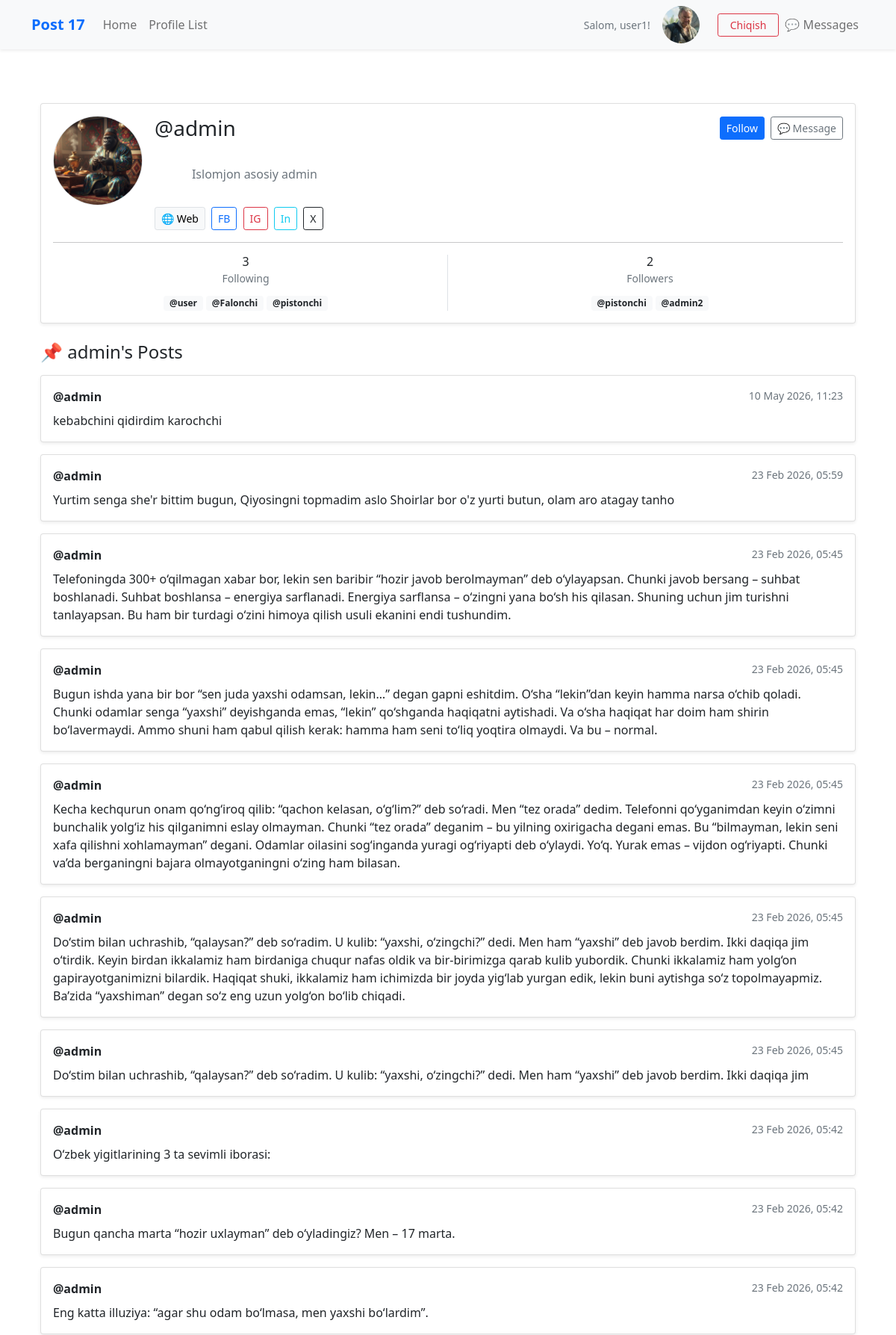
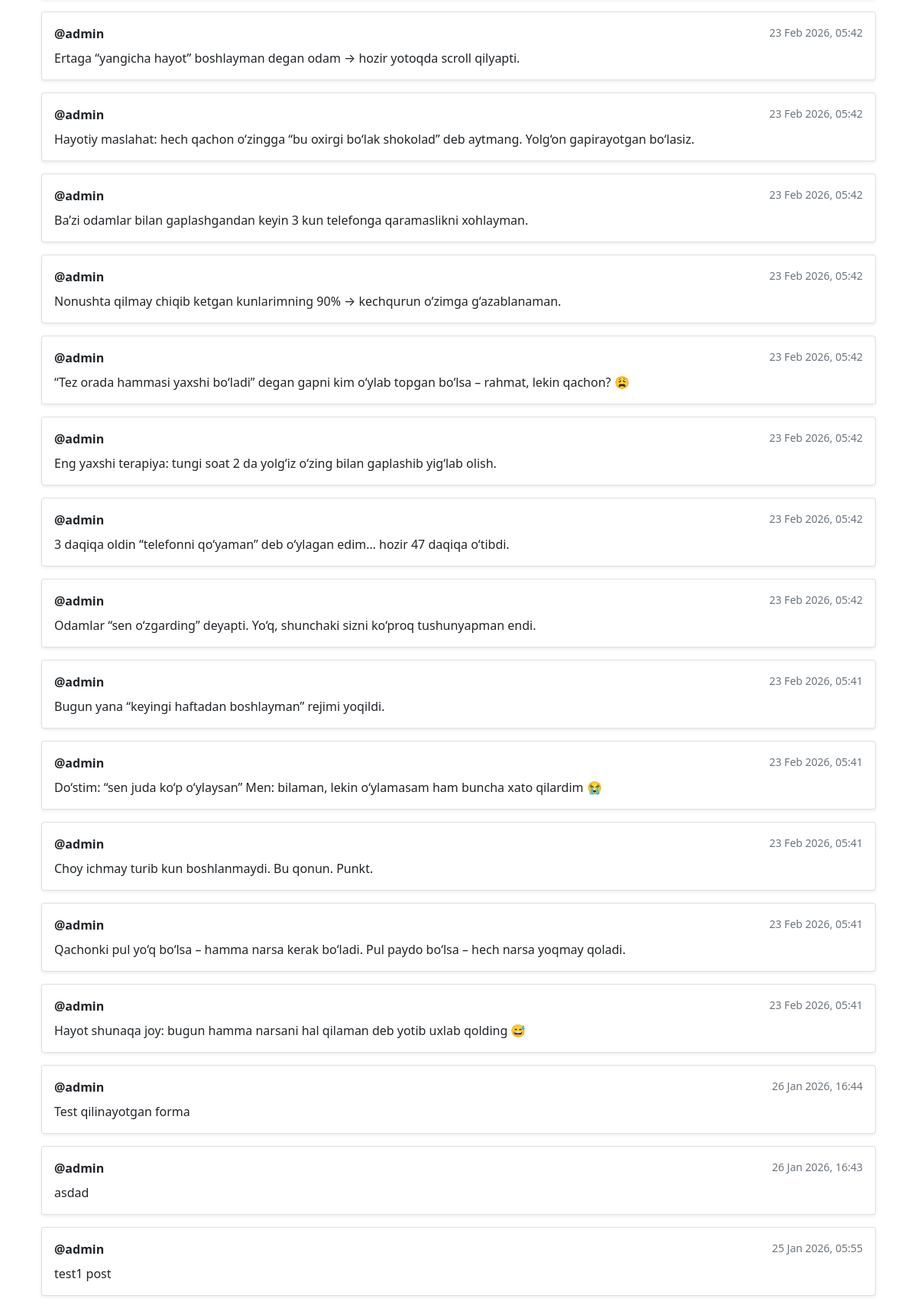
The page /profile/1 (signed in) on the database its author committed (2 pictures, top to bottom).
### postdayBackend/models.py (models this page shows, shortened)
class Profile(models.Model):
    user = models.OneToOneField(User, on_delete=models.CASCADE)
    bio = models.TextField(max_length=500, blank=True, null=True)
    profile_image = models.ImageField(null=True, blank=True, upload_to="images/")
    website_link = models.URLField(max_length=200, blank=True, null=True)
    facebook_link = models.URLField(max_length=200, blank=True, null=True)
    instagram_link = models.URLField(max_length=200, blank=True, null=True)
    linkedin_link = models.URLField(max_length=200, blank=True, null=True)
    twitter_link = models.URLField(max_length=200, blank=True, null=True)
    follows = models.ManyToManyField(
        "self",
        related_name="followed_by",
        symmetrical=False,
        blank=True
    )
    date_modified = models.DateTimeField(auto_now=True)

class PostNews(models.Model):
    user = models.ForeignKey(User, related_name="post", on_delete=models.CASCADE)
    body = models.CharField()
    created_at = models.DateTimeField(auto_now_add=True)
    likes = models.ManyToManyField(User, related_name="liked_posts", blank=True)

### postdayBackend/views.py (the view, shortened to what this page needs)
# urls.py: path("profile/<int:pk>", ProfileView.as_view(), name="profile"),
class ProfileView(View):
    def get(self, request, pk):
        if not request.user.is_authenticated:
            messages.error(request, "Ro'yxatdan o'tish talab etiladi")
            return redirect("home")
        try:
            profile = Profile.objects.get(user_id=pk)
            postnews = PostNews.objects.filter(user_id=pk).order_by("-created_at")
        except Profile.DoesNotExist:
            messages.error(request, "Bunday foydalanuvchi mavjud emas")
            return redirect("home")
        return render(
            request,
            "pages/profile.html",
            {"profile": profile, "postnews": postnews},
        )

### postdayBackend/templates/pages/profile.html (shortened to what this page needs)
{% extends 'base.html' %} {% load static %} {% block content %} {% if profile %}
<div class="container mt-4">
  <div class="card shadow-sm mb-4">
    <div class="card-body">
      <div class="d-flex align-items-start mb-3">
        <div class="me-3">
          {% if profile.profile_image %}
          <img
            src="{{ profile.profile_image.url }}"
            class="rounded-circle border"
            width="120"
            height="120"
            style="object-fit: cover"
          />
          {% endif %}
        </div>
        <div class="flex-grow-1">
          <div class="d-flex justify-content-between align-items-center mb-2">
            <h3 class="mb-0">@{{ profile.user.username }}</h3>
            {% if user.is_authenticated and user != profile.user %}
            <div class="d-flex gap-2">
              <form method="POST">
                {% csrf_token %} {% if profile in user.profile.follows.all %}
                <button
                  type="submit"
                  name="follow"
                  value="unfollow"
                  class="btn btn-outline-danger btn-sm"
                >
                  Unfollow
                </button>
                {% else %}
                <button
                  type="submit"
                  name="follow"
                  value="follow"
                  class="btn btn-primary btn-sm"
                >
                  Follow
                </button>
                {% endif %}
              </form>
              <a
                href="{% url 'chat:start' profile.user.username %}"
                class="btn btn-outline-secondary btn-sm"
              >
                💬 Message
              </a>
            </div>
            {% endif %}
          </div>
          {% if profile.bio %}
          <p class="text-secondary mb-2" style="white-space: pre-wrap">
            {{ profile.bio }}
          </p>
          {% else %}
          <p class="text-muted small mb-2"><i>Bio hali qo'shilmagan.</i></p>
          {% endif %}
          <div class="social-links">
            {% if profile.website_link %}
            <a
              href="{{ profile.website_link }}"
              target="_blank"
              class="btn btn-sm btn-light border me-1"
              >🌐 Web</a
            >
            {% endif %} {% if profile.facebook_link %}
            <a
              href="{{ profile.facebook_link }}"
              target="_blank"
              class="btn btn-sm btn-outline-primary me-1"
              >FB</a
            >
            {% endif %} {% if profile.instagram_link %}
            <a
              href="{{ profile.instagram_link }}"
              target="_blank"
              class="btn btn-sm btn-outline-danger me-1"
              >IG</a
            >
            {% endif %} {% if profile.linkedin_link %}
            <a
              href="{{ profile.linkedin_link }}"
              target="_blank"
              class="btn btn-sm btn-outline-info me-1"
              >In</a
            >
            {% endif %} {% if profile.twitter_link %}
            <a
              href="{{ profile.twitter_link }}"
              target="_blank"
              class="btn btn-sm btn-outline-dark me-1"
              >X</a
            >
            {% endif %}
          </div>
        </div>
      </div>
      <hr />
      <div class="row text-center">
        <div class="col-6 border-end">
          <h6 class="mb-0">{{ profile.follows.count }}</h6>
          <small class="text-muted">Following</small>
          <div class="mt-2" style="max-height: 100px; overflow-y: auto">
            {% for following in profile.follows.all %}
            <a
              href="{% url 'profile' following.user.id %}"
              class="badge bg-light text-dark text-decoration-none"
            >
              @{{ following.user.username }}
            </a>
            {% empty %}
            <p class="small text-muted">Hech kimni kuzatmaydi</p>
            {% endfor %}
          </div>
        </div>
        <div class="col-6">
          <h6 class="mb-0">{{ profile.followed_by.count }}</h6>
          <small class="text-muted">Followers</small>
          <div class="mt-2" style="max-height: 100px; overflow-y: auto">
            {% for follower in profile.followed_by.all %}
            <a
              href="{% url 'profile' follower.user.id %}"
              class="badge bg-light text-dark text-decoration-none"
            >
              @{{ follower.user.username }}
            </a>
            {% empty %}
            <p class="small text-muted">Followerlar yo‘q</p>
            {% endfor %}
          </div>
        </div>
      </div>
    </div>
  </div>
  <h4 class="mb-3">📌 {{ profile.user.username }}'s Posts</h4>
  {% if postnews %} {% for post in postnews %}
  <div class="card mb-3 shadow-sm">
    <div class="card-body">
      <div class="d-flex justify-content-between mb-2">
        <strong>@{{ post.user.username }}</strong>
        <small class="text-muted">
          {{ post.created_at|date:"d M Y, H:i" }}
        </small>
      </div>
      <p class="mb-0">{{ post.body }}</p>
    </div>
  </div>
  {% endfor %} {% else %}
  <div class="alert alert-info">Bu foydalanuvchi hali post joylamagan</div>
  {% endif %}
</div>
{% endif %} {% endblock %}

### postdayBackend/templates/navbar.html (shortened to what this page needs)
{% load static %}
<nav class="navbar navbar-expand-lg navbar-light bg-light shadow-sm">
  <div class="container">
    <a class="navbar-brand fw-bold text-primary" href="{% url 'home' %}">
      Post 17
    </a>
    <div class="collapse navbar-collapse" id="navbarSupportedContent">
      <ul class="navbar-nav me-auto mb-2 mb-lg-0">
        <li class="nav-item">
          <a
            class="nav-link {% if request.resolver_match.url_name == 'home' %}active{% endif %}"
            href="{% url 'home' %}"
          >
            Home
          </a>
        </li>
        <li class="nav-item">
          <a
            class="nav-link {% if request.resolver_match.url_name == 'profile_list' %}active{% endif %}"
            href="{% url 'profile_list' %}"
          >
            Profile List
          </a>
        </li>
      </ul>
      <ul class="navbar-nav ms-auto align-items-center">
        {% if user.is_authenticated %}
        <li class="nav-item me-3 text-muted small d-none d-lg-block">
          Salom, {{ user.username }}!
        </li>
        <li class="nav-item me-3">
          <a
            href="{% url 'profile' request.user.id %}"
            class="d-flex align-items-center"
          >
            {% if user.profile.profile_image %}
            <img
              src="{{ user.profile.profile_image.url }}"
              class="rounded-circle me-2"
              width="50"
              height="50"
              style="object-fit: cover"
            />
            {% endif %}
          </a>
        </li>
        <li class="nav-item">
          <a
            class="btn btn-outline-danger btn-sm px-3"
            href="{% url 'logout' %}"
          >
            Chiqish
          </a>
        </li>
        <li class="nav-item">
          <a href="{% url 'chat:inbox' %}" class="nav-link"> 💬 Messages </a>
        </li>
        {% endif %}
      </ul>
    </div>
  </div>
</nav>

### rows shown on the page
Profile: profile_image (picture), user.username "admin", bio "Islomjon asosiy admin", follows.count "3", followed_by.count "2"
Profile: user.username "user"
Profile: user.username "Falonchi"
Profile: user.username "pistonchi"
Profile: user.username "admin2"
PostNews: user.username "admin", created_at "10 May 2026, 11:23", body "kebabchini qidirdim karochchi"
PostNews: user.username "admin", created_at "23 Feb 2026, 05:59", body "Yurtim senga she'r bittim bugun, Qiyosingni topmadim aslo Shoirlar bor o'z yurti butun, olam aro atagay tanho"
PostNews: user.username "admin", created_at "23 Feb 2026, 05:45", body "Telefoningda 300+ o‘qilmagan xabar bor, lekin sen baribir “hozir javob berolmayman” deb o‘ylayapsan. Chunki javob bersang – suhbat boshlanadi. Suhbat boshlansa – energiya sarflanadi. Energiya sarflansa – o‘zingni yana bo‘sh his qilasan. Shuning uchun jim turishni tanlayapsan. Bu ham bir turdagi o‘zini himoya qilish usuli ekanini endi tushundim."
PostNews: user.username "admin", created_at "23 Feb 2026, 05:45", body "Bugun ishda yana bir bor “sen juda yaxshi odamsan, lekin…” degan gapni eshitdim. O‘sha “lekin”dan keyin hamma narsa o‘chib qoladi. Chunki odamlar senga “yaxshi” deyishganda emas, “lekin” qo‘shganda haqiqatni aytishadi. Va o‘sha haqiqat har doim ham shirin bo‘lavermaydi. Ammo shuni ham qabul qilish kerak: hamma ham seni to‘liq yoqtira olmaydi. Va bu – normal."
PostNews: user.username "admin", created_at "23 Feb 2026, 05:45", body "Kecha kechqurun onam qo‘ng‘iroq qilib: “qachon kelasan, o‘g‘lim?” deb so‘radi. Men “tez orada” dedim. Telefonni qo‘yganimdan keyin o‘zimni bunchalik yolg‘iz his qilganimni eslay olmayman. Chunki “tez orada” deganim – bu yilning oxirigacha degani emas. Bu “bilmayman, lekin seni xafa qilishni xohlamayman” degani. Odamlar oilasini sog‘inganda yuragi og‘riyapti deb o‘ylaydi. Yo‘q. Yurak emas – vijdon og‘riyapti. Chunki va’da berganingni bajara olmayotganingni o‘zing ham bilasan."
PostNews: user.username "admin", created_at "23 Feb 2026, 05:45", body "Do‘stim bilan uchrashib, “qalaysan?” deb so‘radim. U kulib: “yaxshi, o‘zingchi?” dedi. Men ham “yaxshi” deb javob berdim. Ikki daqiqa jim o‘tirdik. Keyin birdan ikkalamiz ham birdaniga chuqur nafas oldik va bir-birimizga qarab kulib yubordik. Chunki ikkalamiz ham yolg‘on gapirayotganimizni bilardik. Haqiqat shuki, ikkalamiz ham ichimizda bir joyda yig‘lab yurgan edik, lekin buni aytishga so‘z topolmayapmiz. Ba’zida “yaxshiman” degan so‘z eng uzun yolg‘on bo‘lib chiqadi."
PostNews: user.username "admin", created_at "23 Feb 2026, 05:45", body "Do‘stim bilan uchrashib, “qalaysan?” deb so‘radim. U kulib: “yaxshi, o‘zingchi?” dedi. Men ham “yaxshi” deb javob berdim. Ikki daqiqa jim"
PostNews: user.username "admin", created_at "23 Feb 2026, 05:42", body "O‘zbek yigitlarining 3 ta sevimli iborasi:"
PostNews: user.username "admin", created_at "23 Feb 2026, 05:42", body "Bugun qancha marta “hozir uxlayman” deb o‘yladingiz? Men – 17 marta."
PostNews: user.username "admin", created_at "23 Feb 2026, 05:42", body "Eng katta illuziya: “agar shu odam bo‘lmasa, men yaxshi bo‘lardim”."
PostNews: user.username "admin", created_at "23 Feb 2026, 05:42", body "Ertaga “yangicha hayot” boshlayman degan odam → hozir yotoqda scroll qilyapti."
PostNews: user.username "admin", created_at "23 Feb 2026, 05:42", body "Hayotiy maslahat: hech qachon o‘zingga “bu oxirgi bo‘lak shokolad” deb aytmang. Yolg‘on gapirayotgan bo‘lasiz."
PostNews: user.username "admin", created_at "23 Feb 2026, 05:42", body "Ba’zi odamlar bilan gaplashgandan keyin 3 kun telefonga qaramaslikni xohlayman."
PostNews: user.username "admin", created_at "23 Feb 2026, 05:42", body "Nonushta qilmay chiqib ketgan kunlarimning 90% → kechqurun o‘zimga g‘azablanaman."
PostNews: user.username "admin", created_at "23 Feb 2026, 05:42", body "“Tez orada hammasi yaxshi bo‘ladi” degan gapni kim o‘ylab topgan bo‘lsa – rahmat, lekin qachon? 😩"
PostNews: user.username "admin", created_at "23 Feb 2026, 05:42", body "Eng yaxshi terapiya: tungi soat 2 da yolg‘iz o‘zing bilan gaplashib yig‘lab olish."
PostNews: user.username "admin", created_at "23 Feb 2026, 05:42", body "3 daqiqa oldin “telefonni qo‘yaman” deb o‘ylagan edim… hozir 47 daqiqa o‘tibdi."
PostNews: user.username "admin", created_at "23 Feb 2026, 05:42", body "Odamlar “sen o‘zgarding” deyapti. Yo‘q, shunchaki sizni ko‘proq tushunyapman endi."
PostNews: user.username "admin", created_at "23 Feb 2026, 05:41", body "Bugun yana “keyingi haftadan boshlayman” rejimi yoqildi."
PostNews: user.username "admin", created_at "23 Feb 2026, 05:41", body "Do‘stim: “sen juda ko‘p o‘ylaysan” Men: bilaman, lekin o‘ylamasam ham buncha xato qilardim 😭"
PostNews: user.username "admin", created_at "23 Feb 2026, 05:41", body "Choy ichmay turib kun boshlanmaydi. Bu qonun. Punkt."
PostNews: user.username "admin", created_at "23 Feb 2026, 05:41", body "Qachonki pul yo‘q bo‘lsa – hamma narsa kerak bo‘ladi. Pul paydo bo‘lsa – hech narsa yoqmay qoladi."
PostNews: user.username "admin", created_at "23 Feb 2026, 05:41", body "Hayot shunaqa joy: bugun hamma narsani hal qilaman deb yotib uxlab qolding 😅"
PostNews: user.username "admin", created_at "26 Jan 2026, 16:44", body "Test qilinayotgan forma"
PostNews: user.username "admin", created_at "26 Jan 2026, 16:43", body "asdad"
PostNews: user.username "admin", created_at "25 Jan 2026, 05:55", body "test1 post"

### other values the page prints
{{ user.username }} "user1"
